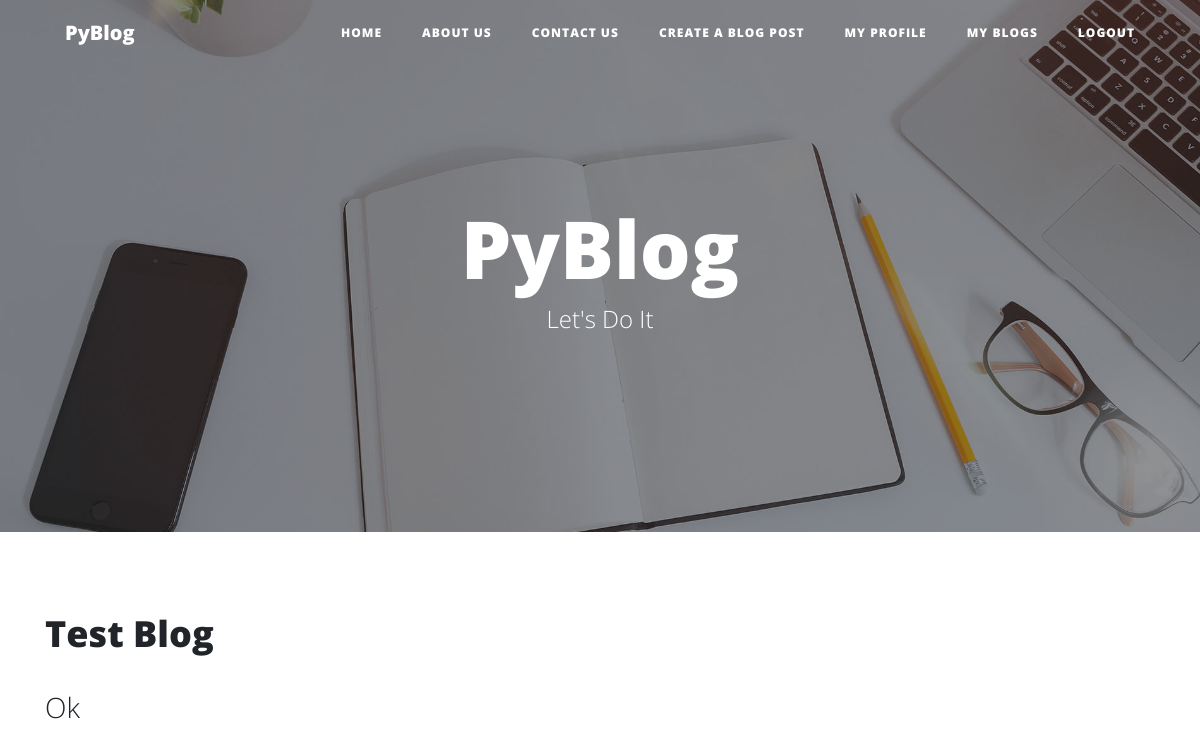
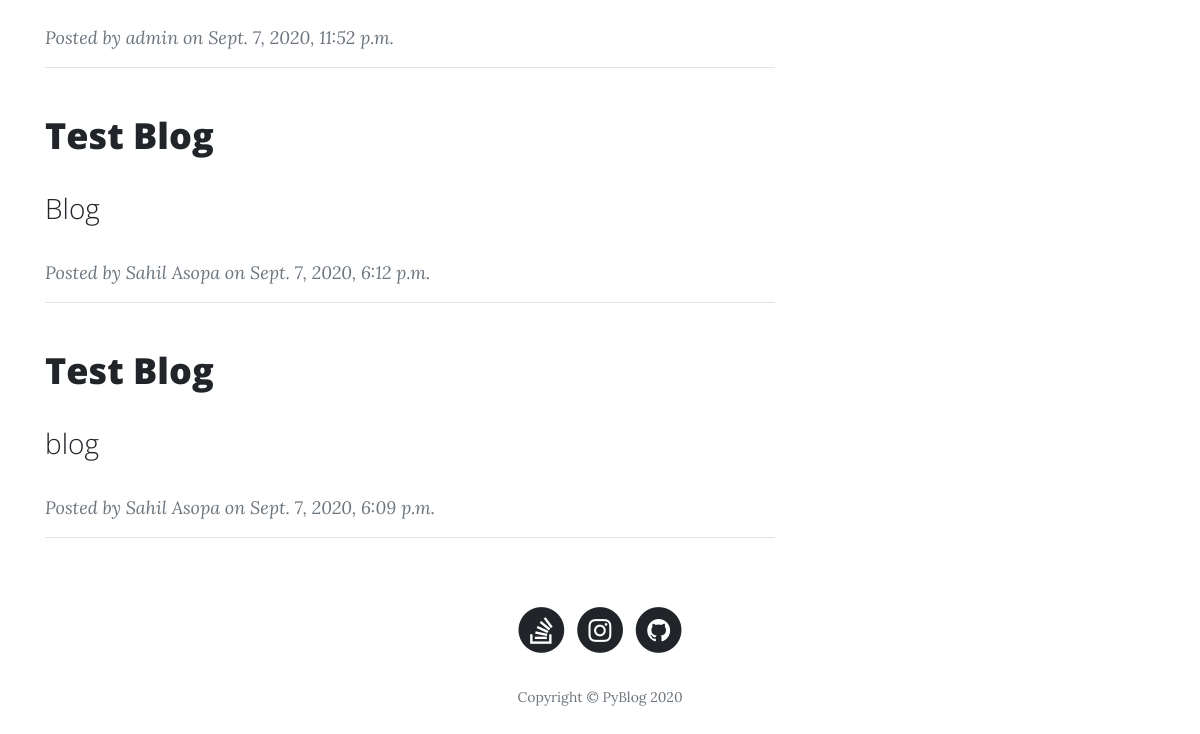
Page / (signed in) on the earlier database version (2 pictures, top to bottom).
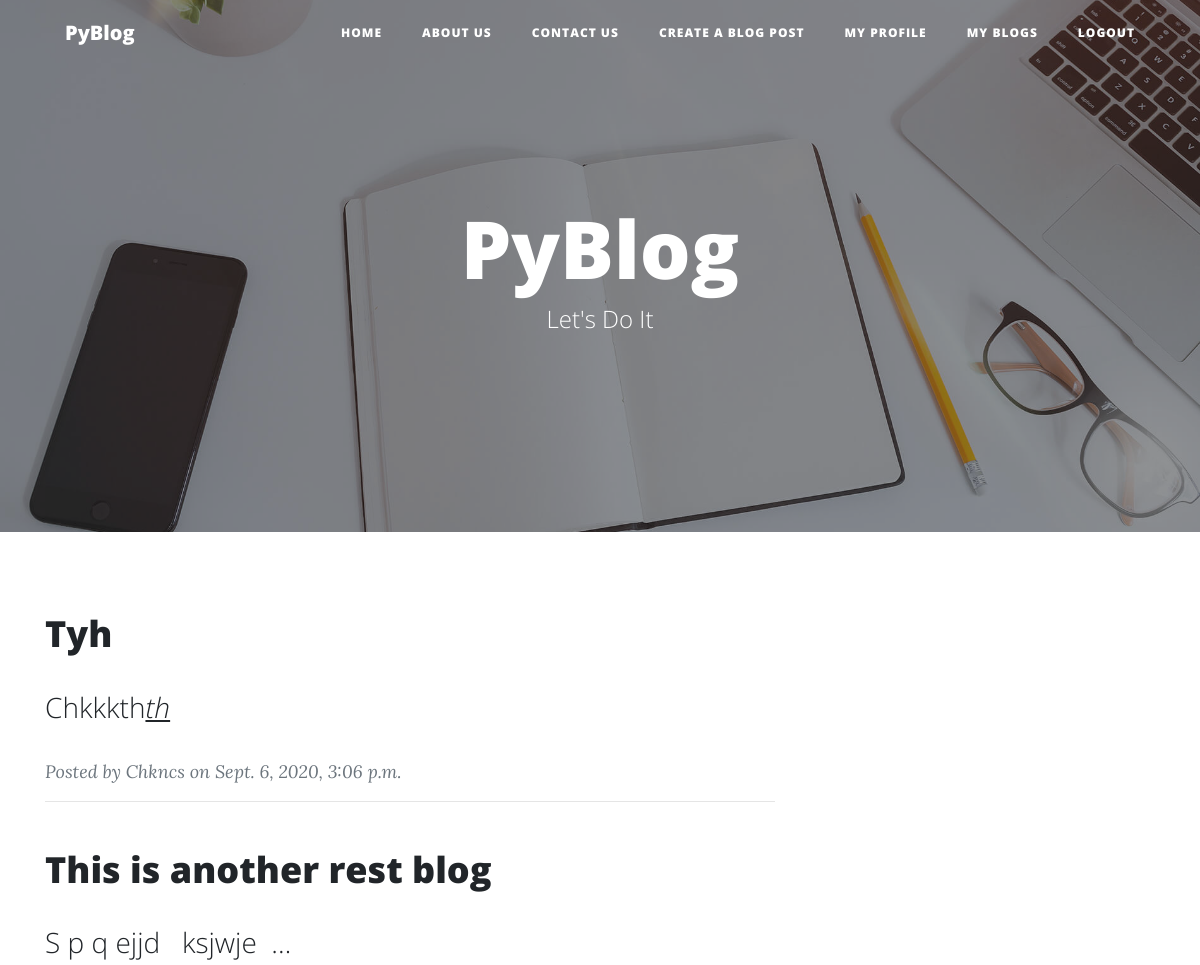
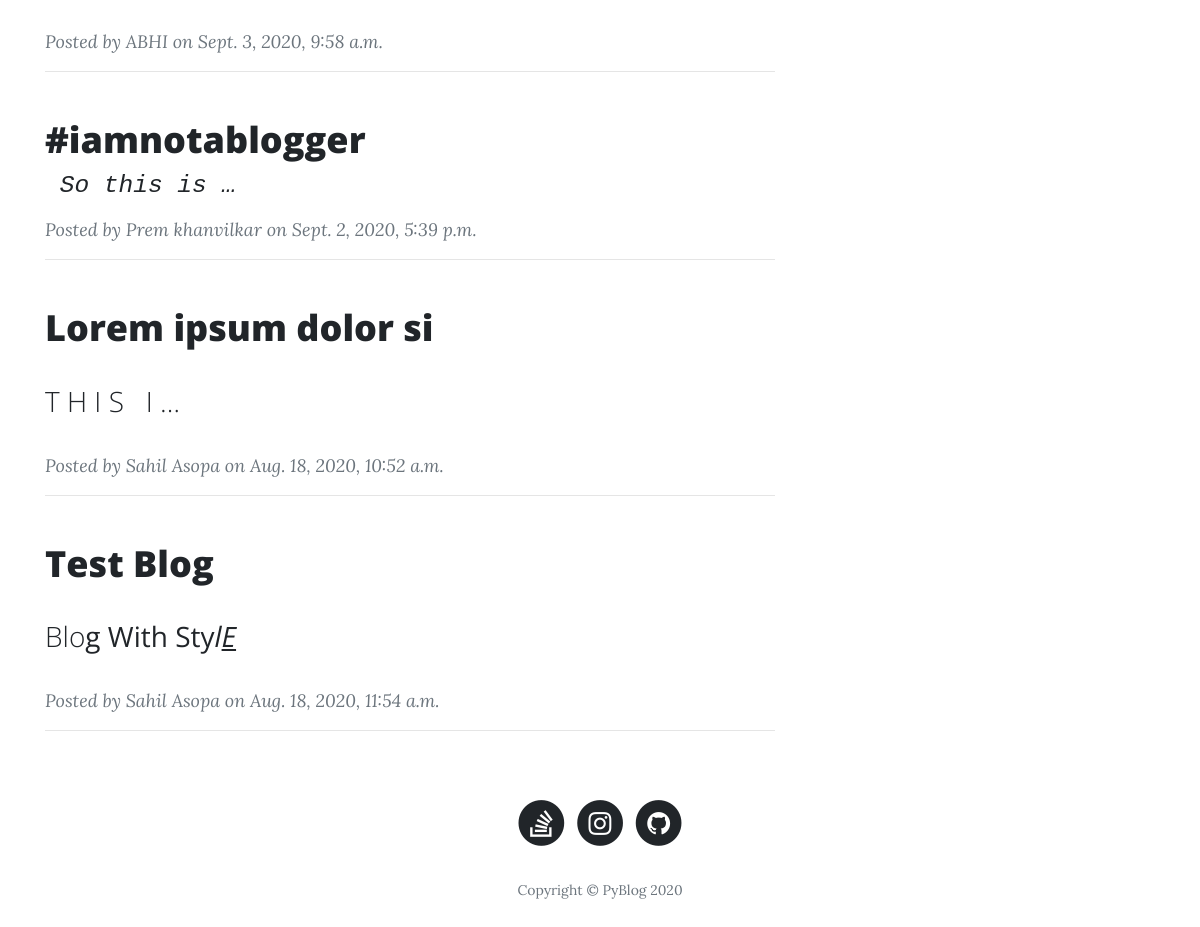
Same page on the later database version (2 pictures, top to bottom).
### Blogsite/models.py (models this page shows, shortened)
class Blog(models.Model):
    user = models.ForeignKey(BlogUser, on_delete=models.CASCADE)
    heading = models.CharField(max_length=100)
    blog = RichTextField()
    image = models.ImageField(blank=True, null=True, upload_to='media')
    uploaded_on = models.DateTimeField(auto_now=True)
    views = models.ManyToManyField(BlogUser, blank=True, related_name='Views')
    likes = models.ManyToManyField(BlogUser, blank=True, related_name='Likes')
    comments = models.CharField(blank=True, max_length=120)
    def get_absolute_url(self):
        return f"/post/{self.id}/"

class BlogUser(models.Model):
    user = models.OneToOneField(User, on_delete=models.CASCADE)
    full_name = models.CharField(max_length=52)
    username = models.CharField(unique=True, max_length=15)
    email = models.EmailField(blank=True, unique=True)
    followers = models.ManyToManyField(User, blank=True, related_name='followers')
    def __str__(self):
        return self.full_name

### Blogsite/views.py (the view)
# urls.py: path('', views.home, name='home'),
@login_required(login_url='/login')
def home(request):
    user = BlogUser.objects.get(user=request.user)
    blog = Blog.objects.all().order_by('-id')[:1000]
    context = {
        'user': user,
        'blog': blog,
    }
    return render(request, 'index.html', context)

### templates/index.html (shortened to what this page needs)
{% load static %}
<html lang="en">
<head>
    <link rel="stylesheet" href="{% static 'assets/bootstrap/css/bootstrap.min.css' %}">
    <link rel="stylesheet" href="{% static 'assets/fonts/font-awesome.min.css' %}">
</head>
<body>
<nav class="navbar navbar-light navbar-expand-lg fixed-top" id="mainNav">
    <div class="container"><a class="navbar-brand" href="/">PyBlog</a>
        <div class="collapse navbar-collapse" id="navbarResponsive">
            <ul class="nav navbar-nav ml-auto">
                <li class="nav-item" role="presentation"><a class="nav-link" href="{% url 'home' %}">Home</a></li>
                <li class="nav-item" role="presentation"><a class="nav-link" href="{% url 'about' %}">About us</a></li>
                <li class="nav-item" role="presentation"><a class="nav-link" href="{% url 'contact' %}">Contact us</a>
                </li>
                <li class="nav-item" role="presentation"><a class="nav-link" href="{% url 'new-post' %}">Create a Blog
                    Post</a>
                <li class="nav-item" role="presentation"><a class="nav-link" href="{% url 'profile' user.id %}">My Profile</a>
                <li class="nav-item" role="presentation"><a class="nav-link" href="{% url 'my_blog' %}">My Blogs</a>
                <li class="nav-item" role="presentation"><a class="nav-link" href="{% url 'logout' %}">Logout</a>
            </ul>
        </div>
    </div>
</nav>
<div class="alternative-body" style="width: 100%;">
    <header class="masthead" style='width:100%;background-image:url("{% static 'assets/img/home-bg.jpg' %}");'>
        <div class="overlay"></div>
        <div class="container">
            <div class="row">
                <div class="col-md-10 col-lg-8 mx-auto">
                    <div class="site-heading">
                        <h1>PyBlog</h1><span class="subheading">Let's Do It</span>
                    </div>
                </div>
            </div>
        </div>
    </header>
    <div class="container">
        {% if blog %}
            {% for blog in blog %}
                <div class="row">
                    <div class="col-md-10 col-lg-8">
                        <div class="post-preview">
                            <a href="{{ blog.get_absolute_url }}">
                                <h2 class="post-title">{{ blog.heading|safe }}</h2>
                                <h3 class="post-subtitle">{{ blog.blog|truncatewords:5|safe }}</h3>
                            </a>
                            <a href="{% url 'profile' blog.user.id %}" class="post-meta">Posted by&nbsp;{{ blog.user }}
                                on {{ blog.uploaded_on }}
                            </a>
                        </div>
                        <hr>
                    </div>
                </div>
            {% endfor %}
        {% else %}
            <h3> Oops We Currently Have No Blogs! <a href="{% url 'new-post' %}"> Click Here To Create One</a></h3>
        {% endif %}
    </div>
    <footer>
        <div class="container">
            <div class="row">
                <div class="col-md-10 col-lg-8 mx-auto">
                    <ul class="list-inline text-center">
                        <a href="https://stackoverflow.com/users/13780862/sahil-asopa">
                            <li class="list-inline-item"><span class="fa-stack fa-lg"><i
                                    class="fa fa-circle fa-stack-2x"></i><i
                                    class="fa fa-stack-overflow fa-stack-1x fa-inverse"></i></span></li>
                        </a>
                        <a href="https://www.instagram.com/pip_install_programming/">
                            <li class="list-inline-item"><span class="fa-stack fa-lg"><i
                                    class="fa fa-circle fa-stack-2x"></i><i
                                    class="fa fa-instagram fa-stack-1x fa-inverse"></i></span></li>
                        </a>
                        <a href="https://github.com/sahilasopa">
                            <li class="list-inline-item"><span class="fa-stack fa-lg"><i
                                    class="fa fa-circle fa-stack-2x"></i><i
                                    class="fa fa-github fa-stack-1x fa-inverse"></i></span></li>
                        </a>
                    </ul>
                    <p class="text-muted copyright">Copyright&nbsp;©&nbsp;PyBlog 2020</p>
                </div>
            </div>
        </div>
    </footer>
</div>
</body>
</html>

Differences in the rows shown:
removed Blog: heading "Test Blog", blog "Ok", user "admin", uploaded_on "Sept. 7, 2020, 11:52 p.m."
removed Blog: heading "Test Blog", blog "Blog", user "Sahil Asopa", uploaded_on "Sept. 7, 2020, 6:12 p.m."
removed Blog: heading "Test Blog", blog "blog", user "Sahil Asopa", uploaded_on "Sept. 7, 2020, 6:09 p.m."
added Blog: heading "Tyh", blog "Chkkkth th", user "Chkncs", uploaded_on "Sept. 6, 2020, 3:06 p.m."
added Blog: heading "This is another rest blog", blog "S p q ejjd ksjwje …", user "ABHI", uploaded_on "Sept. 3, 2020, 9:58 a.m."
added Blog: heading "#iamnotablogger", blog "So this is …", user "Prem khanvilkar", uploaded_on "Sept. 2, 2020, 5:39 p.m."
added Blog: heading "Lorem ipsum dolor si", blog "T H I S I …", user "Sahil Asopa", uploaded_on "Aug. 18, 2020, 10:52 a.m."
added Blog: heading "Test Blog", blog "Blo g With Sty l E", user "Sahil Asopa", uploaded_on "Aug. 18, 2020, 11:54 a.m."
